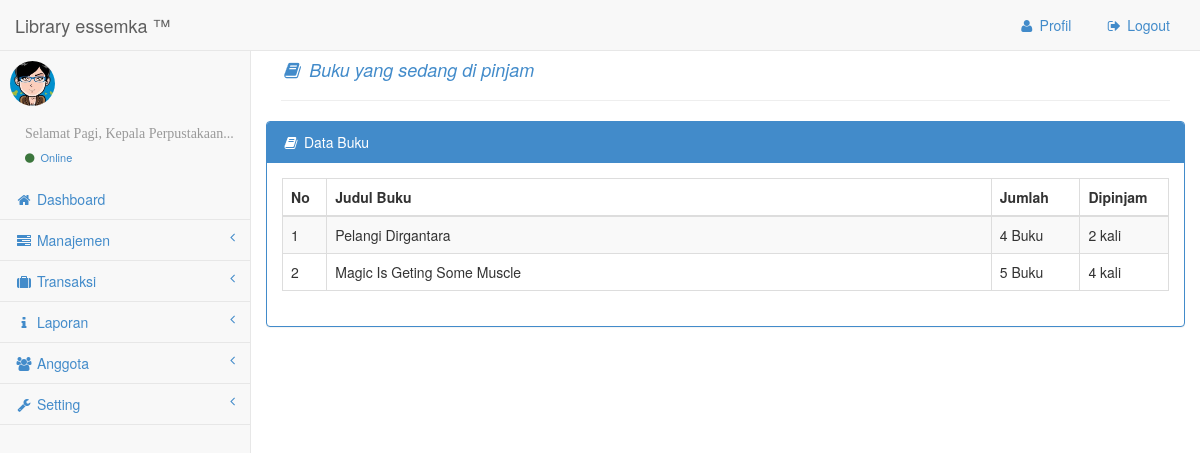
Page /administrator/media.php?module=pinjam (signed in) on the committed database.
### tables this page shows
CREATE TABLE IF NOT EXISTS `buku` (
  `id_buku` int(5) NOT NULL AUTO_INCREMENT,
  `id_kategori` int(5) NOT NULL,
  `id_penerbit` int(5) NOT NULL,
  `judul` varchar(100) NOT NULL,
  `isbn` varchar(25) NOT NULL,
  `jumlah_buku` int(5) NOT NULL,
  `deskripsi` text NOT NULL,
  `penulis` varchar(50) NOT NULL,
  `jumlah_tempo` int(5) NOT NULL,
  `tgl_masuk` varchar(10) NOT NULL,
  `tahun_terbit` varchar(4) NOT NULL,
  `dipinjam` int(5) NOT NULL,
  `gambar` varchar(100) NOT NULL,
  PRIMARY KEY (`id_buku`)
);

### administrator/modul/mod_laporan/pinjam.php (the view, shortened to what this page needs)
<?php
 if (empty($_SESSION['username']) AND empty($_SESSION['passuser'])){
  echo "<link href='style.css' rel='stylesheet' type='text/css'>
 <center>Untuk mengakses modul, Anda harus login <br>";
  echo "<a href=../../index.php><b>LOGIN</b></a></center>";
}
else{
switch($_GET[act]){
  default:
   $tampil = mysql_query("SELECT * FROM buku WHERE jumlah_tempo != jumlah_buku");
    echo "<div class='row'>
 <div class='col-lg-12'>
 <h4><p class='text-primary'><em><i class='fa fa-book fa-fw'></i> Buku yang sedang di pinjam</em></p></h4><hr>
 </div><br />
<div class='row'>
<div class='col-lg-12'>
<div class='panel panel-primary'>
<div class='panel-heading'>
 <i class='fa fa-book fa-fw'></i> Data Buku
</div>
<div class='panel-body'>
<div class='table-responsive'>
 <table class='table table-striped table-bordered table-hover' id='dataTables-example'>
<thead>
                    <tr>
                    <th>No</th>
                    <th>Judul Buku</th>
                     <th>Jumlah</th>
                    <th>Dipinjam</th>
                    </tr>
</thead>
<tbody>";
   $no=1;
    while ($r=mysql_fetch_array($tampil)){
       echo "<tr>
                 <td width='5%'>$no</td>
                 <td width='75%'>$r[judul]</td>
                  <td width ='10%'>$r[jumlah_buku] Buku</td>
                 <td width='10%'>$r[dipinjam] kali</td>
		        </tr>";
              $no++;
    }
    echo "</tbody></table></div></div></div></div>";
    break;
}
}
?>

### administrator/css/sb-admin.css (style rules this page uses)
body { padding-top: 100px; background-color: #f8f8f8; }
@media (min-width:768px) { body { padding-top: 50px; } }

### rows in the picture
buku: judul "Pelangi Dirgantara", jumlah_buku "4", dipinjam "2"
buku: judul "Magic Is Geting Some Muscle", jumlah_buku "5", dipinjam "4"
